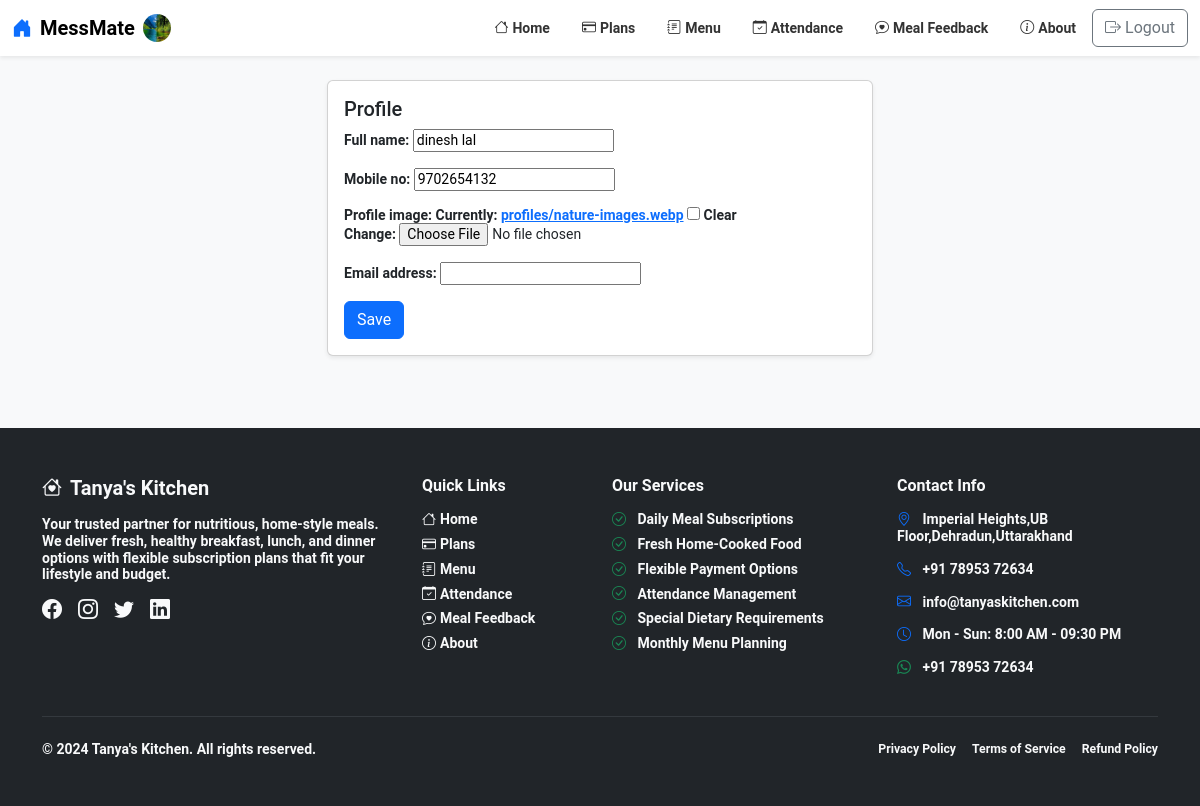
Screenshot of /profile/ (signed in) with the database file from the repository.
### messmetapp/models.py (models this page shows, shortened)
class User(AbstractUser):
    full_name = models.CharField(max_length=150, blank=True, null=True)
    mobile_no = models.CharField(
        max_length=15,
        validators=[RegexValidator(r"^[0-9+\-()\s]{8,15}$", "Enter a valid phone number.")],
        unique=True,
        blank=True,
        null=True,
    )
    profile_image = models.ImageField(upload_to="profiles/", blank=True, null=True)
    HOSTEL_STATUS_HOSTELLER = "hosteller"
    HOSTEL_STATUS_NON_HOSTELLER = "non_hosteller"
    HOSTEL_STATUS_CHOICES = [
        (HOSTEL_STATUS_HOSTELLER, "Hosteller"),
        (HOSTEL_STATUS_NON_HOSTELLER, "Non-Hosteller"),
    ]
    hostel_status = models.CharField(
        max_length=20,
        choices=HOSTEL_STATUS_CHOICES,
        default=HOSTEL_STATUS_NON_HOSTELLER,
    )

### messmetapp/views.py (the view)
# urls.py: path('profile/', views.profile_view, name='profile'),
@login_required
@require_http_methods(["GET", "POST"])
def profile_view(request):
    if request.method == "POST":
        form = ProfileForm(request.POST, request.FILES, instance=request.user)
        if form.is_valid():
            form.save()
            messages.success(request, "Profile updated.")
            return redirect('profile')
        messages.error(request, "Please correct the errors below.")
    else:
        form = ProfileForm(instance=request.user)
    return render(request, 'subscription_detail.html', {"form": form})

### messmetapp/forms.py
class ProfileForm(forms.ModelForm):
    class Meta:
        model = User
        fields = ("full_name", "mobile_no", "profile_image", "email")

### templates/subscription_detail.html
{% extends 'base.html' %}
{% block content %}
<div class="row justify-content-center">
  <div class="col-md-6">
    <div class="card shadow-sm">
      <div class="card-body">
        <h5 class="card-title">Profile</h5>
        <form method="post" enctype="multipart/form-data">{% csrf_token %}
          {{ form.as_p }}
          <button class="btn btn-primary" type="submit">Save</button>
        </form>
      </div>
    </div>
  </div>
</div>
{% endblock %}

### templates/base.html (shortened to what this page needs)
<!DOCTYPE html>
<html lang="en">
<head>
    <link href="https://cdn.jsdelivr.net/npm/bootstrap@5.3.3/dist/css/bootstrap.min.css" rel="stylesheet">
    <link rel="stylesheet" href="https://cdn.jsdelivr.net/npm/bootstrap-icons@1.11.3/font/bootstrap-icons.min.css">
    <link rel="stylesheet" href="https://cdn.jsdelivr.net/npm/swiper@11/swiper-bundle.min.css" />
    {% load static %}
</head>
<body style="background-color: #f8f9fa;">
    <nav class="navbar navbar-expand-lg navbar-light bg-white shadow-sm">
        <div class="container-fluid">
            <a class="navbar-brand fw-bold d-flex align-items-center gap-2" href="/">
                <i class="bi bi-house-door-fill text-primary"></i>
                MessMate
                {% if user.is_authenticated and user.profile_image %}
                    <img src="{{ user.profile_image.url }}" alt="avatar" class="rounded-circle" style="width:28px;height:28px;object-fit:cover;">
                {% endif %}
            </a>
            <div class="collapse navbar-collapse" id="navbarNav">
                <ul class="navbar-nav ms-auto">
                    <li class="nav-item">
                        <a class="nav-link d-flex align-items-center" href="/">
                            <i class="bi bi-house me-1"></i>Home
                        </a>
                    </li>
                    {% if not user.is_staff %}
                    <li class="nav-item">
                        <a class="nav-link d-flex align-items-center" href="/plans/">
                            <i class="bi bi-credit-card me-1"></i>Plans
                        </a>
                    </li>
                    {% endif %}
                    <li class="nav-item">
                        <a class="nav-link d-flex align-items-center" href="/menu/">
                            <i class="bi bi-journal-text me-1"></i>Menu
                        </a>
                    </li>
                    {% if user.is_authenticated and not user.is_staff %}
                    <li class="nav-item">
                        <a class="nav-link d-flex align-items-center" href="/attendance/">
                            <i class="bi bi-calendar-check me-1"></i>Attendance
                        </a>
                    </li>
                    <li class="nav-item">
                        <a class="nav-link d-flex align-items-center" href="/meal-feedback/">
                            <i class="bi bi-chat-heart me-1"></i>Meal Feedback
                        </a>
                    </li>
                    {% endif %}
                    <li class="nav-item">
                        <a class="nav-link d-flex align-items-center" href="/about/">
                            <i class="bi bi-info-circle me-1"></i>About
                        </a>
                    </li>
                </ul>
                <ul class="navbar-nav">
                    {% if user.is_authenticated %}
                        <li class="nav-item">
                            <a class="btn btn-outline-secondary d-flex align-items-center" href="/logout/">
                                <i class="bi bi-box-arrow-right me-1"></i>Logout
                            </a>
                        </li>
                    {% endif %}
                </ul>
            </div>
        </div>
    </nav>
    <main class="container py-4">
        {% block content %}{% endblock %}
    </main>
    <footer class="bg-dark text-light py-5 mt-5">
        <div class="container">
            <div class="row g-4">
                <div class="col-lg-4 col-md-6">
                    <h5 class="fw-bold mb-3">
                        <i class="bi bi-house-heart me-2"></i>Tanya's Kitchen
                    </h5>
                    <p class="text-light mb-3">
                        Your trusted partner for nutritious, home-style meals. We deliver fresh,
                        healthy breakfast, lunch, and dinner options with flexible subscription plans
                        that fit your lifestyle and budget.
                    </p>
                    <div class="d-flex gap-3">
                        <a href="https://facebook.com/tanyaskitchen" class="text-light" target="_blank" title="Follow us on Facebook">
                            <i class="bi bi-facebook fs-5"></i>
                        </a>
                        <a href="https://instagram.com/tanyaskitchen" class="text-light" target="_blank" title="Follow us on Instagram">
                            <i class="bi bi-instagram fs-5"></i>
                        </a>
                        <a href="https://twitter.com/tanyaskitchen" class="text-light" target="_blank" title="Follow us on Twitter">
                            <i class="bi bi-twitter fs-5"></i>
                        </a>
                        <a href="https://linkedin.com/company/tanyaskitchen" class="text-light" target="_blank" title="Connect with us on LinkedIn">
                            <i class="bi bi-linkedin fs-5"></i>
                        </a>
                    </div>
                </div>
                <div class="col-lg-2 col-md-6">
                    <h6 class="fw-bold mb-3">Quick Links</h6>
                    <ul class="list-unstyled">
                        <li class="mb-2">
                            <a href="/" class="text-light text-decoration-none">
                                <i class="bi bi-house me-1"></i>Home
                            </a>
                        </li>
                        {% if not user.is_staff %}
                        <li class="mb-2">
                            <a href="/plans/" class="text-light text-decoration-none">
                                <i class="bi bi-credit-card me-1"></i>Plans
                            </a>
                        </li>
                        {% endif %}
                        <li class="mb-2">
                            <a href="/menu/" class="text-light text-decoration-none">
                                <i class="bi bi-journal-text me-1"></i>Menu
                            </a>
                        </li>
                        {% if user.is_authenticated and not user.is_staff %}
                        <li class="mb-2">
                            <a href="/attendance/" class="text-light text-decoration-none">
                                <i class="bi bi-calendar-check me-1"></i>Attendance
                            </a>
                        </li>
                        <li class="mb-2">
                            <a href="/meal-feedback/" class="text-light text-decoration-none">
                                <i class="bi bi-chat-heart me-1"></i>Meal Feedback
                            </a>
                        </li>
                        {% endif %}
                        <li class="mb-2">
                            <a href="/about/" class="text-light text-decoration-none">
                                <i class="bi bi-info-circle me-1"></i>About
                            </a>
                        </li>
                    </ul>
                </div>
                <div class="col-lg-3 col-md-6">
                    <h6 class="fw-bold mb-3">Our Services</h6>
                    <ul class="list-unstyled">
                        <li class="mb-2">
                            <i class="bi bi-check-circle text-success me-2"></i>
                            <span class="text-light">Daily Meal Subscriptions</span>
                        </li>
                        <li class="mb-2">
                            <i class="bi bi-check-circle text-success me-2"></i>
                            <span class="text-light">Fresh Home-Cooked Food</span>
                        </li>
                        <li class="mb-2">
                            <i class="bi bi-check-circle text-success me-2"></i>
                            <span class="text-light">Flexible Payment Options</span>
                        </li>
                        <li class="mb-2">
                            <i class="bi bi-check-circle text-success me-2"></i>
                            <span class="text-light">Attendance Management</span>
                        </li>
                        <li class="mb-2">
                            <i class="bi bi-check-circle text-success me-2"></i>
                            <span class="text-light">Special Dietary Requirements</span>
                        </li>
                        <li class="mb-2">
                            <i class="bi bi-check-circle text-success me-2"></i>
                            <span class="text-light">Monthly Menu Planning</span>
                        </li>
                    </ul>
                </div>
                <div class="col-lg-3 col-md-6">
                    <h6 class="fw-bold mb-3">Contact Info</h6>
                    <div class="mb-3">
                        <i class="bi bi-geo-alt text-primary me-2"></i>
                        <span class="text-light">Imperial Heights,UB Floor,Dehradun,Uttarakhand</span>
                    </div>
                    <div class="mb-3">
                        <i class="bi bi-telephone text-primary me-2"></i>
                        <span class="text-light">+91 78953 72634</span>
                    </div>
                    <div class="mb-3">
                        <i class="bi bi-envelope text-primary me-2"></i>
                        <span class="text-light">info@tanyaskitchen.com</span>
                    </div>
                    <div class="mb-3">
                        <i class="bi bi-clock text-primary me-2"></i>
                        <span class="text-light">Mon - Sun: 8:00 AM - 09:30 PM</span>
                    </div>
                    <div class="mb-3">
                        <i class="bi bi-whatsapp text-success me-2"></i>
                        <span class="text-light">+91 78953 72634</span>
                    </div>
                </div>
            </div>
            <hr class="my-4 border-secondary">
            <div class="row align-items-center">
                <div class="col-md-6">
                    <p class="text-light mb-0">
                        &copy; 2024 Tanya's Kitchen. All rights reserved.
                    </p>
                </div>
                <div class="col-md-6 text-md-end">
                    <div class="d-flex justify-content-md-end gap-3">
                        <a href="#" class="text-light text-decoration-none small">Privacy Policy</a>
                        <a href="#" class="text-light text-decoration-none small">Terms of Service</a>
                        <a href="#" class="text-light text-decoration-none small">Refund Policy</a>
                    </div>
                </div>
            </div>
        </div>
    </footer>
</body>
</html>

### templates/base.html (style rules this page uses)
body { font-family: Roboto, sans-serif; font-size: 14px; font-weight: 600; line-height: 16.8px; min-height: 100vh; display: flex; flex-direction: column; }
main { flex: 1; padding-top: 2rem; padding-bottom: 2rem; }
.navbar .btn { padding: .375rem .75rem; }
.navbar { position: sticky; top: 0; z-index: 1030; min-height: 56px; }
.navbar .navbar-nav { display: flex !important; flex-direction: row !important; align-items: center !important; list-style: none !important; margin: 0 !important; padding: 0 !important; }
.navbar .navbar-nav .nav-item { display: block !important; margin: 0 !important; }
.navbar .navbar-nav .nav-link { display: flex !important; align-items: center !important; padding: 0.5rem 1rem !important; color: #333 !important; text-decoration: none !important; background: none !important; border: none !important; white-space: nowrap !important; }
.navbar .navbar-collapse { display: flex !important; justify-content: space-between !important; align-items: center !important; flex-grow: 1 !important; width: 100% !important; }
@media (min-width: 992px) { .navbar .navbar-collapse { justify-content: space-between !important; } }
@media (min-width: 992px) { .navbar .navbar-nav.ms-auto { margin-left: auto !important; margin-right: 0 !important; order: 1 !important; } }
@media (min-width: 992px) { .navbar .navbar-nav:not(.ms-auto) { margin-left: 0 !important; margin-right: 0 !important; order: 2 !important; } }
.navbar * { box-sizing: border-box !important; }
.navbar .navbar-collapse .navbar-nav { visibility: visible !important; opacity: 1 !important; display: flex !important; }
.navbar .navbar-collapse .navbar-nav .nav-item { visibility: visible !important; opacity: 1 !important; display: block !important; }
.navbar .navbar-collapse .navbar-nav .nav-link { visibility: visible !important; opacity: 1 !important; display: flex !important; }
.navbar .navbar-collapse { display: flex !important; }

### rows the page displays
User: profile_image (picture), full_name "dinesh lal", mobile_no "9702654132"
